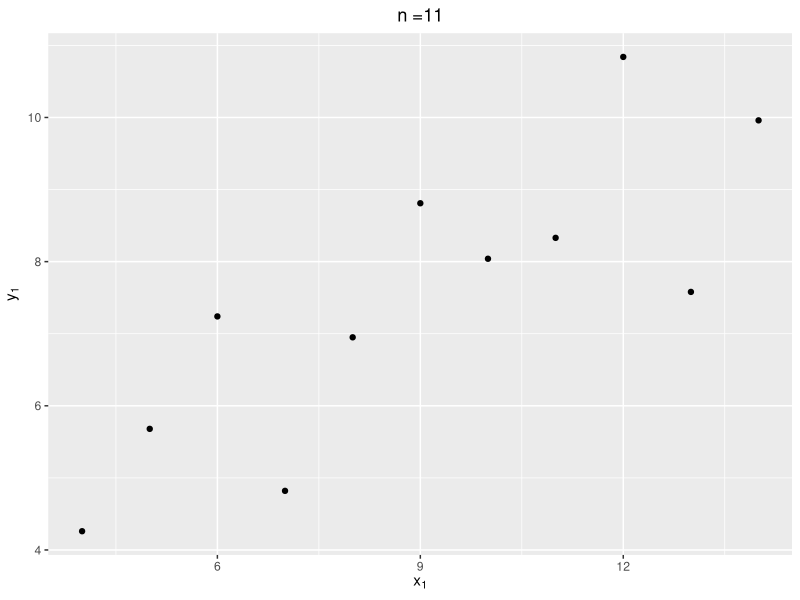
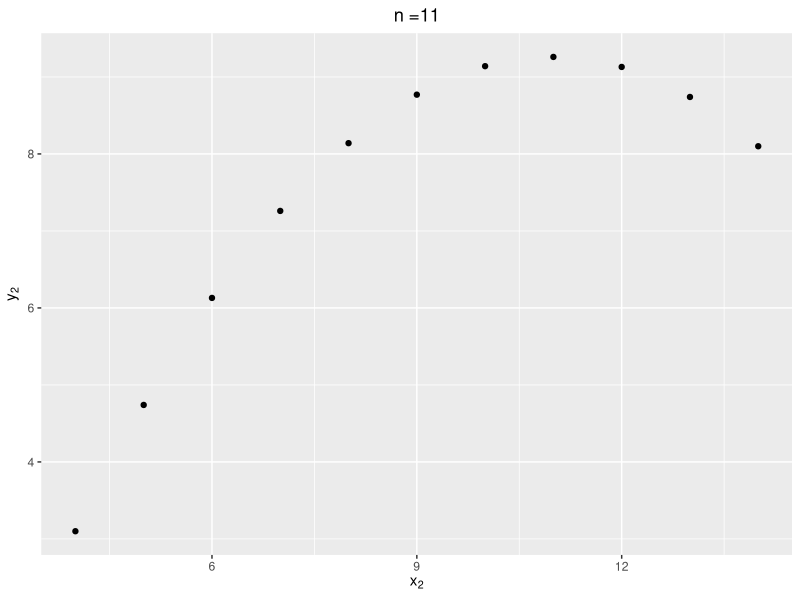
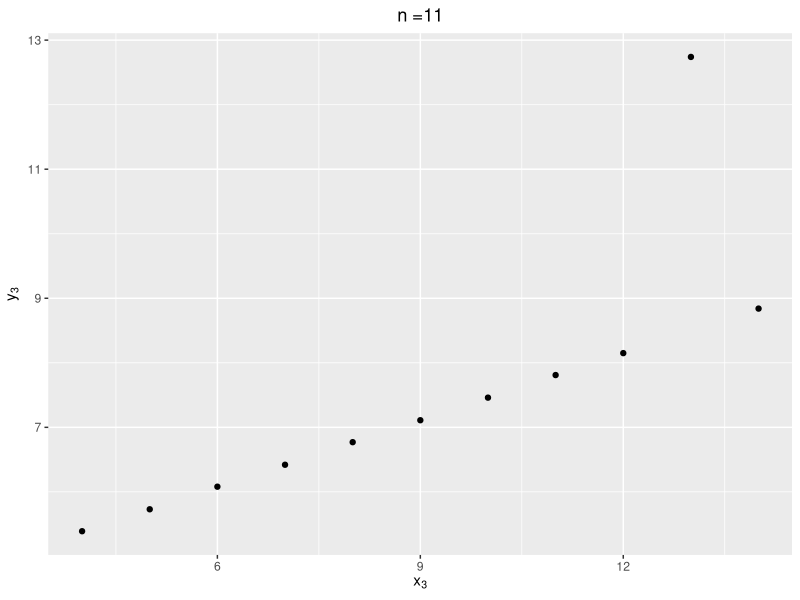
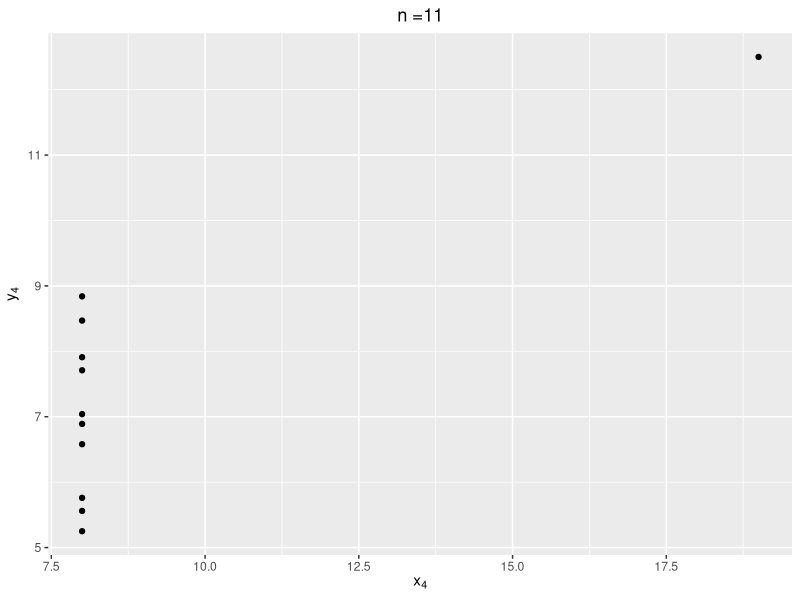

The R script that drew these images, in order:
## ---- chunk 1
knitr::opts_chunk$set(echo = TRUE, warning = FALSE, message = FALSE)
## ---- chunk 2
library(ggplot2)
library(dplyr)

data("anscombe")
n = nrow(anscombe)
X1 = anscombe$x1
X2 = anscombe$x2
X3 = anscombe$x3
X4 = anscombe$x4
Y1 = anscombe$y1
Y2 = anscombe$y2
Y3 = anscombe$y3
Y4 = anscombe$y4
## ---- chunk 3

ggplot(data = anscombe) + 
  geom_point(aes(x = x1, y = y1)) + 
  xlab(bquote(x[1])) +
  ylab(bquote(y[1])) +
  ggtitle(paste0("n =", dim(anscombe %>% select(x1, y1))[1])) +
  theme(plot.title = element_text(hjust = 0.5))

## ---- chunk 4

ggplot(data = anscombe) + 
  geom_point(aes(x = x2, y = y2)) + 
  xlab(bquote(x[2])) +
  ylab(bquote(y[2])) +
  ggtitle(paste0("n =", dim(anscombe %>% select(x2, y2))[1])) +
  theme(plot.title = element_text(hjust = 0.5))

## ---- chunk 5

ggplot(data = anscombe) + 
  geom_point(aes(x = x3, y = y3)) + 
  xlab(bquote(x[3])) +
  ylab(bquote(y[3])) +
  ggtitle(paste0("n =", dim(anscombe %>% select(x1, y1))[1])) +
  theme(plot.title = element_text(hjust = 0.5))

## ---- chunk 6

ggplot(data = anscombe) + 
  geom_point(aes(x = x4, y = y4)) + 
  xlab(bquote(x[4])) +
  ylab(bquote(y[4])) +
  ggtitle(paste0("n =", dim(anscombe %>% select(x1, y1))[1])) +
  theme(plot.title = element_text(hjust = 0.5))

## ---- chunk 7
mean.X1 = sum( X1 ) / n
mean.Y1 = sum( Y1 ) / n

Sxx1 = sum( ( X1 - mean.X1 )^2 )
Syy1 = sum( ( Y1 - mean.Y1 )^2 )
Sxy1 = sum( ( X1 - mean.X1 ) * ( Y1 - mean.Y1 ) )

beta1_hat1 = Sxy1 / Sxx1
beta0_hat1 = mean.Y1 - beta1_hat1 * mean.X1


data.frame( beta0_hat1, beta1_hat1 )
## ---- chunk 8
mean.X2 = sum ( X2 ) / n
mean.Y2 = sum ( Y2 ) / n

Sxx2 = sum( ( X2 - mean.X2 )^2 )
Syy2 = sum( ( Y2 - mean.Y2 )^2 )
Sxy2 = sum( ( X2 - mean.X2) * ( Y2 - mean.Y2) )

beta1_hat2 = Sxy2 / Sxx2
beta0_hat2 = mean.Y2 - beta1_hat2 * mean.X2


data.frame( beta0_hat2, beta1_hat2 )
## ---- chunk 9
mean.X3 = sum ( X3 ) / n
mean.Y3 = sum ( Y3 ) / n

Sxx3 = sum( ( X3 - mean.X3 )^2 )
Syy3 = sum( ( Y3 - mean.Y3 )^2 )
Sxy3 = sum( ( X3 - mean.X3) * ( Y3 - mean.Y3) )

beta1_hat3 = Sxy3 / Sxx3
beta0_hat3 = mean.Y3 - beta1_hat3 * mean.X3


data.frame( beta0_hat3, beta1_hat3 )
## ---- chunk 10
mean.X4 = sum ( X4 ) / n
mean.Y4 = sum ( Y4 ) / n

Sxx4 = sum( ( X4 - mean.X4 )^2 )
Syy4 = sum( ( Y4 - mean.Y4 )^2 )
Sxy4 = sum( ( X4 - mean.X4) * ( Y4 - mean.Y4) )

beta1_hat4 = Sxy4 / Sxx4
beta0_hat4 = mean.Y4 - beta1_hat4 * mean.X4


data.frame( beta0_hat4, beta1_hat4 )
## ---- chunk 11
correlation1 = Sxy1 / sqrt( Sxx1 * Syy1 ) # Corr(X1, Y1)
correlation2 = Sxy2 / sqrt( Sxx2 * Syy2 ) # Corr(X2, Y2)
correlation3 = Sxy3 / sqrt( Sxx3 * Syy3 ) # Corr(X3, Y3)
correlation4 = Sxy4 / sqrt( Sxx4 * Syy4 ) # Corr(X4, Y4)

data.frame(correlation1, correlation2, correlation3, correlation4)
## ---- chunk 12
# y1 ~x1에서의 SSE와 SST 
SSE1 = sum( ( Y1 - beta0_hat1 - beta1_hat1 * X1)^2 ) # y1 ~x1에서의 SSE
SST1 = sum( ( Y1 - mean.Y1)^2 ) # y1 ~x1에서의 SST
R2_1 = 1 - SSE1 / SST1 # # y1 ~x1에서의 R^2

# y2 ~x2에서의 SSE와 SST 
SSE2 = sum( ( Y2 - beta0_hat2 - beta1_hat2 * X2)^2 ) # y2 ~x2에서의 SSE
SST2 = sum( ( Y2 - mean.Y2)^2 ) # y2 ~x2에서의 SST
R2_2 = 1 - SSE2 / SST2 # y2 ~x2에서의 R^2

# y3 ~x3에서의 SSE와 SST 
SSE3 = sum( ( Y3 - beta0_hat3 - beta1_hat3 * X3 )^2 ) # y3 ~x3에서의 SSE
SST3 = sum( ( Y3 - mean.Y3)^2 ) # y3 ~x3에서의 SST
R2_3 = 1 - SSE3 / SST3 # y3 ~x3에서의 R^2

# y4 ~x4에서의 SSE와 SST 
SSE4 = sum( ( Y4 - beta0_hat4 - beta1_hat4 * X4)^2 ) # y4 ~x4에서의 SSE
SST4 = sum( ( Y4 - mean.Y4)^2 ) # y4 ~x4에서의 SST
R2_4 = 1 - SSE4 / SST4 # y4 ~x4에서의 R^2


data.frame(SSE1, SSE2, SSE3, SSE4)
data.frame(SST1, SST2, SST3, SST4)
data.frame(R2_1, R2_2, R2_3, R2_4)
## ---- chunk 13
n = 19
SSR = 0.0358
SSE = 0.0544
SST = SSE + SSR

beta1_hat = 0.656040
beta0_hat = 0.203311

se_beta1_hat = 0.1961
se_beta0_hat = 0.0976
## ---- chunk 14
Syy = SST 
## ---- chunk 15
sample_variance_Y = Syy / ( n - 1 ) # Y의 표본분산
sample_variance_Y
## ---- chunk 16
Sxx = sqrt( SSE / (( n - 1 )* ( se_beta1_hat^2 )) ) 
Sxx
## ---- chunk 17
Sxy = Sxx * beta1_hat
Sxy
## ---- chunk 18
sample_covariance_Y = Sxy / ( n - 1 )
sample_covariance_Y

data.frame(sample_variance_Y, sample_covariance_Y)
## ---- chunk 19
x0 = 0.45
mu0_hat = beta0_hat + beta1_hat * x0
mu0_hat
## ---- chunk 20
se_mu0_hat = sqrt(( SSE / ( n - 1 )) * (1/n + (x0 - 0.5)^2 / (0.005*(n-1))) )

LB_mu0 = mu0_hat - qt(0.975, df = n-2) * se_mu0_hat
UB_mu0 = mu0_hat + qt(0.975, df = n-2) * se_mu0_hat

data.frame( LB_mu0, UB_mu0 )
## ---- chunk 21
LB_slope = beta1_hat - qt(0.975, df = n-2) * se_beta1_hat # 신뢰 하한
UB_slope = beta1_hat + qt(0.975, df = n-2) * se_beta1_hat # 신뢰 상한


data.frame( LB_slope, UB_slope )
## ---- chunk 22
t_value = ( beta1_hat - 1 ) / se_beta1_hat 
p_value = 2 * pt(abs(t_value), df = n - 2, lower.tail = FALSE )

p_value < 0.05
## ---- chunk 23
R_square = SSR / SST # R^2
R_square
